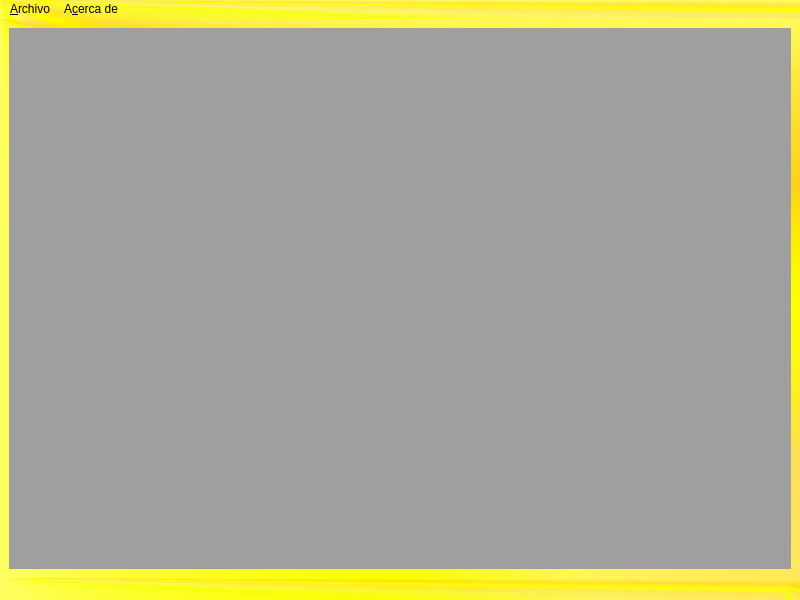
<?xml version="1.0" encoding="UTF-8"?>
<ui version="4.0">
 <class>Askme</class>
 <widget class="QMainWindow" name="Askme">
  <property name="geometry">
   <rect>
    <x>0</x>
    <y>0</y>
    <width>800</width>
    <height>600</height>
   </rect>
  </property>
  <property name="windowTitle">
   <string>Askme</string>
  </property>
  <property name="styleSheet">
   <string notr="true">background-color: rgb(228, 237, 255);
background-color: qconicalgradient(cx:0, cy:0, angle:135, stop:0 rgba(255, 255, 0, 69), stop:0.375 rgba(255, 255, 0, 69), stop:0.423533 rgba(251, 255, 0, 145), stop:0.45 rgba(247, 255, 0, 208), stop:0.477581 rgba(255, 244, 71, 130), stop:0.518717 rgba(255, 218, 71, 130), stop:0.55 rgba(255, 255, 0, 255), stop:0.57754 rgba(255, 203, 0, 130), stop:0.625 rgba(255, 255, 0, 69), stop:1 rgba(255, 255, 0, 69));</string>
  </property>
  <widget class="QWidget" name="centralwidget">
   <layout class="QHBoxLayout" name="horizontalLayout">
    <item>
     <widget class="QMdiArea" name="mdiArea">
      <property name="styleSheet">
       <string notr="true">border-color: rgb(9, 6, 6);</string>
      </property>
     </widget>
    </item>
   </layout>
  </widget>
  <widget class="QMenuBar" name="menubar">
   <property name="geometry">
    <rect>
     <x>0</x>
     <y>0</y>
     <width>800</width>
     <height>21</height>
    </rect>
   </property>
   <widget class="QMenu" name="menuArchivo">
    <property name="title">
     <string>&amp;Archivo</string>
    </property>
    <widget class="QMenu" name="menuApuntes_2">
     <property name="title">
      <string>&amp;Apuntes</string>
     </property>
     <addaction name="actionNuevo"/>
     <addaction name="actionLista"/>
    </widget>
    <widget class="QMenu" name="menuPreguntas">
     <property name="title">
      <string>&amp;Preguntas</string>
     </property>
     <addaction name="actionGenerar"/>
    </widget>
    <addaction name="menuApuntes_2"/>
    <addaction name="menuPreguntas"/>
    <addaction name="separator"/>
    <addaction name="actionSalir"/>
   </widget>
   <widget class="QMenu" name="menuAcerca_de">
    <property name="title">
     <string>A&amp;cerca de</string>
    </property>
    <addaction name="actionCreditos"/>
   </widget>
   <addaction name="menuArchivo"/>
   <addaction name="menuAcerca_de"/>
  </widget>
  <widget class="QStatusBar" name="statusbar"/>
  <action name="actionNuevo">
   <property name="text">
    <string>&amp;Nuevo</string>
   </property>
   <property name="toolTip">
    <string>Crear un nuevo apunte</string>
   </property>
   <property name="shortcut">
    <string>Ctrl+N</string>
   </property>
  </action>
  <action name="actionLista">
   <property name="text">
    <string>&amp;Lista</string>
   </property>
   <property name="toolTip">
    <string>Lista de apuntes</string>
   </property>
   <property name="shortcut">
    <string>Ctrl+L</string>
   </property>
  </action>
  <action name="actionGenerar">
   <property name="text">
    <string>&amp;Generar</string>
   </property>
   <property name="toolTip">
    <string>Generar nuevas preguntas</string>
   </property>
   <property name="shortcut">
    <string>Ctrl+G</string>
   </property>
  </action>
  <action name="actionCreditos">
   <property name="text">
    <string>&amp;Créditos</string>
   </property>
   <property name="toolTip">
    <string>Autores de la aplicación</string>
   </property>
  </action>
  <action name="actionSalir">
   <property name="text">
    <string>&amp;Salir</string>
   </property>
   <property name="toolTip">
    <string>Salir de a aplicaci{on</string>
   </property>
   <property name="shortcut">
    <string>Ctrl+Q</string>
   </property>
  </action>
 </widget>
 <resources/>
 <connections/>
</ui>
